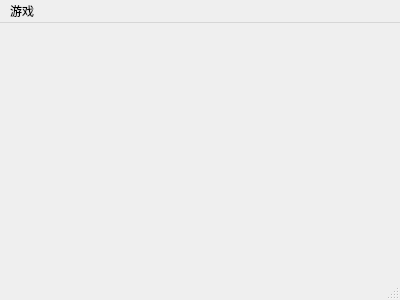
<?xml version="1.0" encoding="UTF-8"?>
<ui version="4.0">
 <class>MainWindow</class>
 <widget class="QMainWindow" name="MainWindow">
  <property name="geometry">
   <rect>
    <x>0</x>
    <y>0</y>
    <width>400</width>
    <height>300</height>
   </rect>
  </property>
  <property name="windowTitle">
   <string>MainWindow</string>
  </property>
  <widget class="QWidget" name="centralWidget"/>
  <widget class="QMenuBar" name="menuBar">
   <property name="geometry">
    <rect>
     <x>0</x>
     <y>0</y>
     <width>400</width>
     <height>28</height>
    </rect>
   </property>
   <widget class="QMenu" name="menuFile">
    <property name="title">
     <string>游戏</string>
    </property>
    <addaction name="actionRestart"/>
    <addaction name="actionEasy"/>
    <addaction name="actionIntermediate"/>
    <addaction name="actionAdvanced"/>
    <addaction name="actionExit"/>
   </widget>
   <widget class="QMenu" name="menuHelp">
    <property name="title">
     <string></string>
    </property>
   </widget>
   <addaction name="menuFile"/>
   <addaction name="menuHelp"/>
  </widget>
  <widget class="QStatusBar" name="statusBar"/>
  <action name="actionRestart">
   <property name="text">
    <string>重来</string>
   </property>
  </action>
  <action name="actionExit">
   <property name="text">
    <string>退出</string>
   </property>
  </action>
  <action name="actionEasy">
   <property name="checkable">
    <bool>false</bool>
   </property>
   <property name="text">
    <string>初级</string>
   </property>
  </action>
  <action name="actionIntermediate">
   <property name="checkable">
    <bool>false</bool>
   </property>
   <property name="checked">
    <bool>false</bool>
   </property>
   <property name="text">
    <string>中级</string>
   </property>
  </action>
  <action name="actionAdvanced">
   <property name="checkable">
    <bool>false</bool>
   </property>
   <property name="text">
    <string>高级</string>
   </property>
  </action>
 </widget>
 <layoutdefault spacing="6" margin="11"/>
 <resources/>
 <connections/>
</ui>
